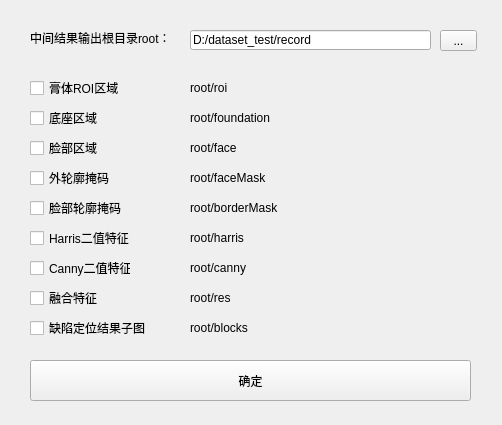
<?xml version="1.0" encoding="UTF-8"?>
<ui version="4.0">
 <class>Form</class>
 <widget class="QWidget" name="Form">
  <property name="geometry">
   <rect>
    <x>0</x>
    <y>0</y>
    <width>502</width>
    <height>425</height>
   </rect>
  </property>
  <property name="windowTitle">
   <string>中间结果设置</string>
  </property>
  <widget class="QCheckBox" name="checkBox">
   <property name="geometry">
    <rect>
     <x>30</x>
     <y>80</y>
     <width>101</width>
     <height>16</height>
    </rect>
   </property>
   <property name="text">
    <string>膏体ROI区域</string>
   </property>
  </widget>
  <widget class="QCheckBox" name="checkBox_2">
   <property name="geometry">
    <rect>
     <x>30</x>
     <y>110</y>
     <width>101</width>
     <height>16</height>
    </rect>
   </property>
   <property name="text">
    <string>底座区域</string>
   </property>
  </widget>
  <widget class="QCheckBox" name="checkBox_3">
   <property name="geometry">
    <rect>
     <x>30</x>
     <y>170</y>
     <width>111</width>
     <height>16</height>
    </rect>
   </property>
   <property name="text">
    <string>外轮廓掩码</string>
   </property>
  </widget>
  <widget class="QCheckBox" name="checkBox_4">
   <property name="geometry">
    <rect>
     <x>30</x>
     <y>140</y>
     <width>101</width>
     <height>16</height>
    </rect>
   </property>
   <property name="text">
    <string>脸部区域</string>
   </property>
  </widget>
  <widget class="QCheckBox" name="checkBox_5">
   <property name="geometry">
    <rect>
     <x>30</x>
     <y>200</y>
     <width>111</width>
     <height>16</height>
    </rect>
   </property>
   <property name="text">
    <string>脸部轮廓掩码</string>
   </property>
  </widget>
  <widget class="QCheckBox" name="checkBox_6">
   <property name="geometry">
    <rect>
     <x>30</x>
     <y>320</y>
     <width>121</width>
     <height>16</height>
    </rect>
   </property>
   <property name="text">
    <string>缺陷定位结果子图</string>
   </property>
  </widget>
  <widget class="QCheckBox" name="checkBox_7">
   <property name="geometry">
    <rect>
     <x>30</x>
     <y>290</y>
     <width>101</width>
     <height>16</height>
    </rect>
   </property>
   <property name="text">
    <string>融合特征</string>
   </property>
  </widget>
  <widget class="QCheckBox" name="checkBox_8">
   <property name="geometry">
    <rect>
     <x>30</x>
     <y>260</y>
     <width>101</width>
     <height>16</height>
    </rect>
   </property>
   <property name="text">
    <string>Canny二值特征</string>
   </property>
  </widget>
  <widget class="QCheckBox" name="checkBox_10">
   <property name="geometry">
    <rect>
     <x>30</x>
     <y>230</y>
     <width>101</width>
     <height>16</height>
    </rect>
   </property>
   <property name="text">
    <string>Harris二值特征</string>
   </property>
  </widget>
  <widget class="QLabel" name="label">
   <property name="geometry">
    <rect>
     <x>30</x>
     <y>30</y>
     <width>161</width>
     <height>16</height>
    </rect>
   </property>
   <property name="text">
    <string>中间结果输出根目录root：</string>
   </property>
  </widget>
  <widget class="QLineEdit" name="lineEdit">
   <property name="geometry">
    <rect>
     <x>190</x>
     <y>30</y>
     <width>241</width>
     <height>20</height>
    </rect>
   </property>
   <property name="text">
    <string>D:/dataset_test/record</string>
   </property>
  </widget>
  <widget class="QToolButton" name="toolButton">
   <property name="geometry">
    <rect>
     <x>440</x>
     <y>30</y>
     <width>37</width>
     <height>21</height>
    </rect>
   </property>
   <property name="text">
    <string>...</string>
   </property>
  </widget>
  <widget class="QLabel" name="label_2">
   <property name="geometry">
    <rect>
     <x>190</x>
     <y>80</y>
     <width>161</width>
     <height>16</height>
    </rect>
   </property>
   <property name="text">
    <string>root/roi</string>
   </property>
  </widget>
  <widget class="QLabel" name="label_3">
   <property name="geometry">
    <rect>
     <x>190</x>
     <y>110</y>
     <width>161</width>
     <height>16</height>
    </rect>
   </property>
   <property name="text">
    <string>root/foundation </string>
   </property>
  </widget>
  <widget class="QLabel" name="label_4">
   <property name="geometry">
    <rect>
     <x>190</x>
     <y>140</y>
     <width>161</width>
     <height>16</height>
    </rect>
   </property>
   <property name="text">
    <string>root/face</string>
   </property>
  </widget>
  <widget class="QLabel" name="label_5">
   <property name="geometry">
    <rect>
     <x>190</x>
     <y>170</y>
     <width>161</width>
     <height>16</height>
    </rect>
   </property>
   <property name="text">
    <string>root/faceMask</string>
   </property>
  </widget>
  <widget class="QLabel" name="label_6">
   <property name="geometry">
    <rect>
     <x>190</x>
     <y>200</y>
     <width>161</width>
     <height>16</height>
    </rect>
   </property>
   <property name="text">
    <string>root/borderMask</string>
   </property>
  </widget>
  <widget class="QLabel" name="label_7">
   <property name="geometry">
    <rect>
     <x>190</x>
     <y>230</y>
     <width>161</width>
     <height>16</height>
    </rect>
   </property>
   <property name="text">
    <string>root/harris</string>
   </property>
  </widget>
  <widget class="QLabel" name="label_8">
   <property name="geometry">
    <rect>
     <x>190</x>
     <y>260</y>
     <width>161</width>
     <height>16</height>
    </rect>
   </property>
   <property name="text">
    <string>root/canny</string>
   </property>
  </widget>
  <widget class="QLabel" name="label_9">
   <property name="geometry">
    <rect>
     <x>190</x>
     <y>290</y>
     <width>161</width>
     <height>16</height>
    </rect>
   </property>
   <property name="text">
    <string>root/res</string>
   </property>
  </widget>
  <widget class="QLabel" name="label_10">
   <property name="geometry">
    <rect>
     <x>190</x>
     <y>320</y>
     <width>161</width>
     <height>16</height>
    </rect>
   </property>
   <property name="text">
    <string>root/blocks</string>
   </property>
  </widget>
  <widget class="QPushButton" name="pushButton">
   <property name="geometry">
    <rect>
     <x>30</x>
     <y>360</y>
     <width>441</width>
     <height>41</height>
    </rect>
   </property>
   <property name="text">
    <string>确定</string>
   </property>
  </widget>
 </widget>
 <resources/>
 <connections/>
</ui>
